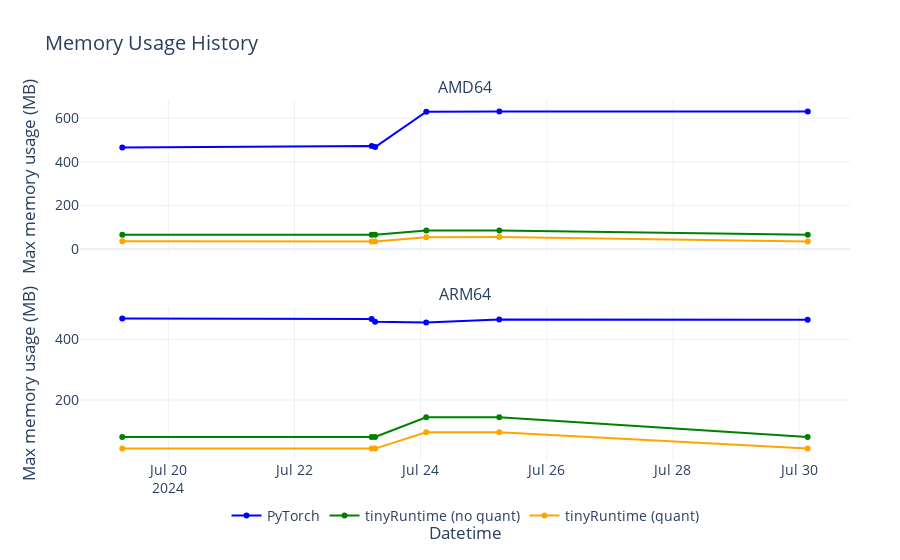

Notebook code cell kept with this figure:
### Code cell
#| label: fig-memory
#| fig-cap: "Max memory usage"

plot_progress("Max memory", "Max memory usage (MB)", "Memory Usage")

### Figure 1 — Plotly figure (JSON) as saved in the notebook; plotly's stock layout.template omitted (floating-point values rounded to 4 significant figures)
{"data": [{"line": {"color": "blue"}, "mode": "lines+markers", "name": "PyTorch", "showlegend": true, "type": "scatter", "x": ["2024-07-19 06:31:09", "2024-07-23 05:23:24", "2024-07-23 06:42:18", "2024-07-24 02:09:55", "2024-07-25 05:57:40", "2024-07-30 03:16:56"], "xaxis": "x", "y": [465.4, 472.6, 467.2, 629.5, 630.9, 631.0], "yaxis": "y"}, {"line": {"color": "green"}, "mode": "lines+markers", "name": "tinyRuntime (no quant)", "showlegend": true, "type": "scatter", "x": ["2024-07-19 06:31:09", "2024-07-23 05:23:24", "2024-07-23 06:42:18", "2024-07-24 02:09:55", "2024-07-25 05:57:40", "2024-07-30 03:16:56"], "xaxis": "x", "y": [65.34, 65.22, 65.34, 84.53, 84.59, 65.22], "yaxis": "y"}, {"line": {"color": "orange"}, "mode": "lines+markers", "name": "tinyRuntime (quant)", "showlegend": true, "type": "scatter", "x": ["2024-07-19 06:31:09", "2024-07-23 05:23:24", "2024-07-23 06:42:18", "2024-07-24 02:09:55", "2024-07-25 05:57:40", "2024-07-30 03:16:56"], "xaxis": "x", "y": [35.86, 33.98, 33.98, 53.38, 55.31, 33.97], "yaxis": "y"}, {"line": {"color": "blue"}, "mode": "lines+markers", "name": "PyTorch", "showlegend": false, "type": "scatter", "x": ["2024-07-19 06:30:05", "2024-07-23 05:22:24", "2024-07-23 06:41:04", "2024-07-24 02:06:55", "2024-07-25 05:54:31", "2024-07-30 03:14:07"], "xaxis": "x2", "y": [469.2, 466.9, 458.3, 455.6, 465.7, 465.1], "yaxis": "y2"}, {"line": {"color": "green"}, "mode": "lines+markers", "name": "tinyRuntime (no quant)", "showlegend": false, "type": "scatter", "x": ["2024-07-19 06:30:05", "2024-07-23 05:22:24", "2024-07-23 06:41:04", "2024-07-24 02:06:55", "2024-07-25 05:54:31", "2024-07-30 03:14:07"], "xaxis": "x2", "y": [78.38, 78.38, 78.38, 143.2, 143.2, 78.38], "yaxis": "y2"}, {"line": {"color": "orange"}, "mode": "lines+markers", "name": "tinyRuntime (quant)", "showlegend": false, "type": "scatter", "x": ["2024-07-19 06:30:05", "2024-07-23 05:22:24", "2024-07-23 06:41:04", "2024-07-24 02:06:55", "2024-07-25 05:54:31", "2024-07-30 03:14:07"], "xaxis": "x2", "y": [39.77, 39.83, 39.83, 93.45, 93.48, 39.83], "yaxis": "y2"}], "layout": {"annotations": [{"font": {"size": 16}, "showarrow": false, "text": "AMD64", "x": 0.5, "xanchor": "center", "xref": "paper", "y": 1, "yanchor": "bottom", "yref": "paper"}, {"font": {"size": 16}, "showarrow": false, "text": "ARM64", "x": 0.5, "xanchor": "center", "xref": "paper", "y": 0.425, "yanchor": "bottom", "yref": "paper"}], "font": {"size": 14}, "legend": {"itemclick": false, "itemdoubleclick": false, "orientation": "h", "x": 0.5, "xanchor": "center", "y": -0.2, "yanchor": "bottom"}, "margin": {"b": 100, "l": 80, "r": 50, "t": 100}, "showlegend": true, "title": {"text": "Memory Usage History"}, "xaxis": {"anchor": "y", "domain": [0, 1], "matches": "x2", "showticklabels": false}, "xaxis2": {"anchor": "y2", "domain": [0, 1], "title": {"standoff": 30, "text": "Datetime"}}, "yaxis": {"anchor": "x", "domain": [0.575, 1], "title": {"text": "Max memory usage (MB)"}}, "yaxis2": {"anchor": "x2", "domain": [0, 0.425], "title": {"text": "Max memory usage (MB)"}}}}
